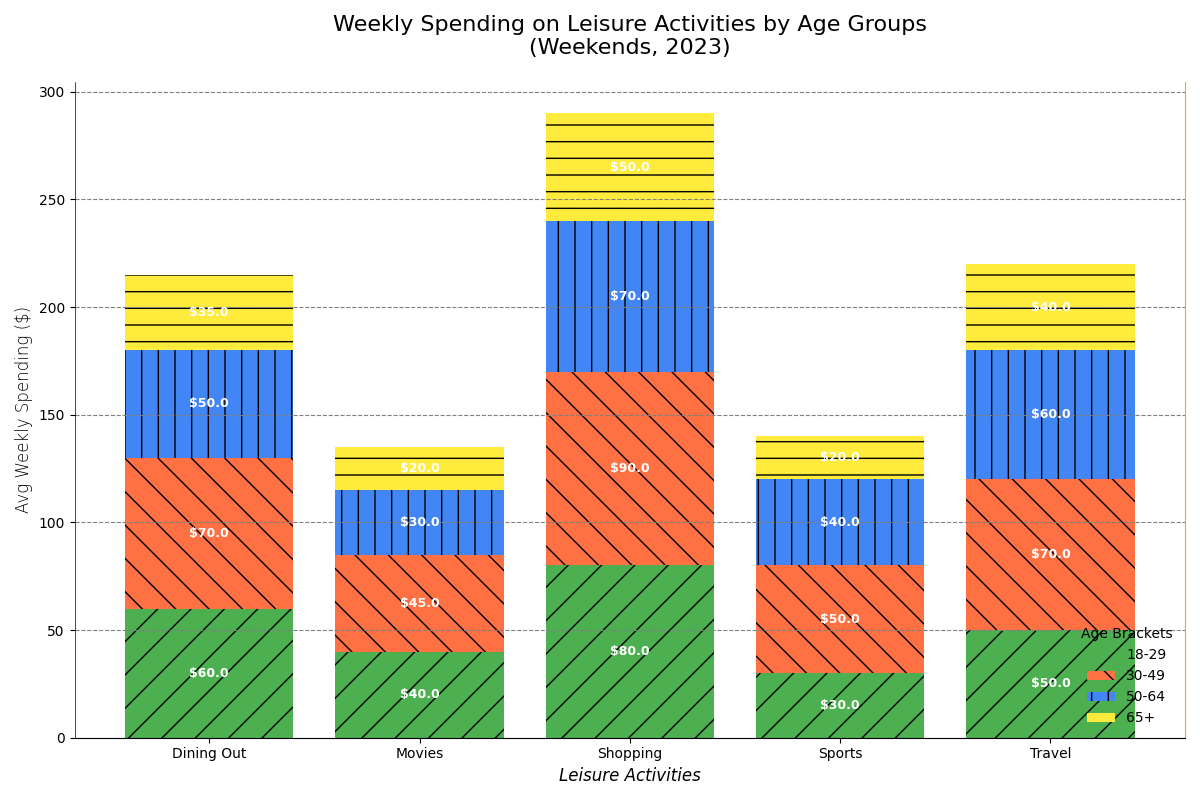

Write Python code to recreate this figure.
import matplotlib.pyplot as plt
import numpy as np

# Leisure activities
activities = ['Dining Out', 'Movies', 'Shopping', 'Sports', 'Travel']

# Average weekly spending by different age groups
age_group_18_29 = [60, 40, 80, 30, 50]
age_group_30_49 = [70, 45, 90, 50, 70]
age_group_50_64 = [50, 30, 70, 40, 60]
age_group_65_plus = [35, 20, 50, 20, 40]

data = np.array([age_group_18_29, age_group_30_49, age_group_50_64, age_group_65_plus])
age_groups = ['18-29', '30-49', '50-64', '65+']

fig, ax = plt.subplots(figsize=(12, 8))

colors = ['#4CAF50', '#FF7043', '#4285F4', '#FFEB3B']

# Plotting stacked bars
cumulative_spending = np.zeros(len(activities))

# Altered the chart to utilize different line styles between segments
hatch_patterns = ['/', '\\', '|', '-']

for i, (spending, age_group) in enumerate(zip(data, age_groups)):
    bars = ax.bar(activities, spending, bottom=cumulative_spending, label=age_group, color=colors[i], hatch=hatch_patterns[i])
    cumulative_spending += spending

    # Added data labels on top of each bar segment with different marker styles
    for bar in bars:
        yval = bar.get_height()
        ax.text(bar.get_x() + bar.get_width()/2, bar.get_y() + yval/2, f'${yval}', ha='center', va='center', fontsize=9, color='white', weight='bold')

# Configuring the chart's stylistic elements
ax.set_xlabel('Leisure Activities', fontsize=12, style='italic')
ax.set_ylabel('Avg Weekly Spending ($)', fontsize=12, fontweight='light')
ax.set_title('Weekly Spending on Leisure Activities by Age Groups\n(Weekends, 2023)', fontsize=16, fontweight='regular', pad=20)

# Altered legend style and position
ax.legend(title='Age Brackets', fontsize='medium', loc='lower right', frameon=False)

# Introduced different grid styles
ax.yaxis.grid(True, linestyle='--', color='gray')

# Changed line width for borders
ax.spines['top'].set_visible(False)
ax.spines['right'].set_color('orange')
ax.spines['left'].set_linewidth(0.5)

plt.tight_layout()

plt.show()
